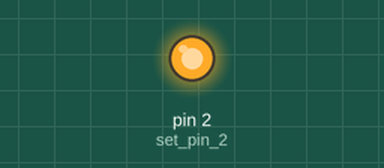
Recording of a sketch running on a simulated Arduino Uno, built with avr-gcc and run on an emulated ATmega328P. Parts: output pins drawn as LEDs (lit = HIGH).

Above: at 0.15 s.
At 9.4 s:
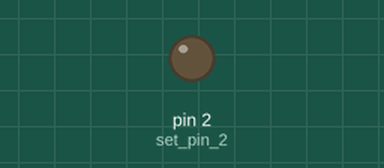
Timing chart, 0 to 13.3 s (numbered marks = the images above):
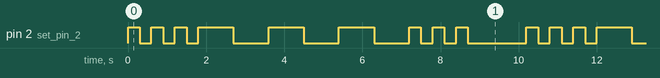

The sketch:

2-1_Der_digitale_Ausgang.ino
```cpp
// 2.1 Der digitale Ausgang
// Solution by philipprogramm
//
// Pins
// 2: RGB-Module (from pin 1, 2 or 3)

void setup(){
    pinMode(2, OUTPUT); // set pin 2 (led on rgb-module) as output
}
void loop(){
    // morse S
    //  Blink 1
    digitalWrite(2, HIGH); // turn led on
    delay(300); // wait 300 ms
    digitalWrite(2, LOW); // turn led on
    delay(300); // wait 300 ms

    //  Blink 2
    digitalWrite(2, HIGH); // turn led on
    delay(300); // wait 300 ms
    digitalWrite(2, LOW); // turn led on
    delay(300); // wait 300 ms

    //  Blink 3
    digitalWrite(2, HIGH); // turn led on
    delay(300); // wait 300 ms
    digitalWrite(2, LOW); // turn led on
    delay(300); // wait 300 ms


    // morse O
    //  Blink 1
    digitalWrite(2, HIGH); // turn led on
    delay(900); // wait 900 ms
    digitalWrite(2, LOW); // turn led on
    delay(900); // wait 900 ms

    //  Blink 2
    digitalWrite(2, HIGH); // turn led on
    delay(900); // wait 900 ms
    digitalWrite(2, LOW); // turn led on
    delay(900); // wait 900 ms

    //  Blink 3
    digitalWrite(2, HIGH); // turn led on
    delay(900); // wait 900 ms
    digitalWrite(2, LOW); // turn led on
    delay(900); // wait 900 ms


    // morse S
    //  Blink 1
    digitalWrite(2, HIGH); // turn led on
    delay(300); // wait 300 ms
    digitalWrite(2, LOW); // turn led on
    delay(300); // wait 300 ms

    //  Blink 2
    digitalWrite(2, HIGH); // turn led on
    delay(300); // wait 300 ms
    digitalWrite(2, LOW); // turn led on
    delay(300); // wait 300 ms

    //  Blink 3
    digitalWrite(2, HIGH); // turn led on
    delay(300); // wait 300 ms
    digitalWrite(2, LOW); // turn led on
    delay(300); // wait 300 ms

    // wait for next word
    delay(1200); // wait 1200ms
}
```

Measured:
- by itself, pin 2 (set_pin_2): repeats every 10.2 s: 2 × (LOW 0.30 s, HIGH 0.30 s), LOW 0.30 s, 3 × (HIGH 0.90 s, LOW 0.90 s), 2 × (HIGH 0.30 s, LOW 0.30 s), HIGH 0.30 s, LOW 1.5 s, HIGH 0.30 s
- by itself, everything shown: repeats every 10.2 s, in 18 steps
